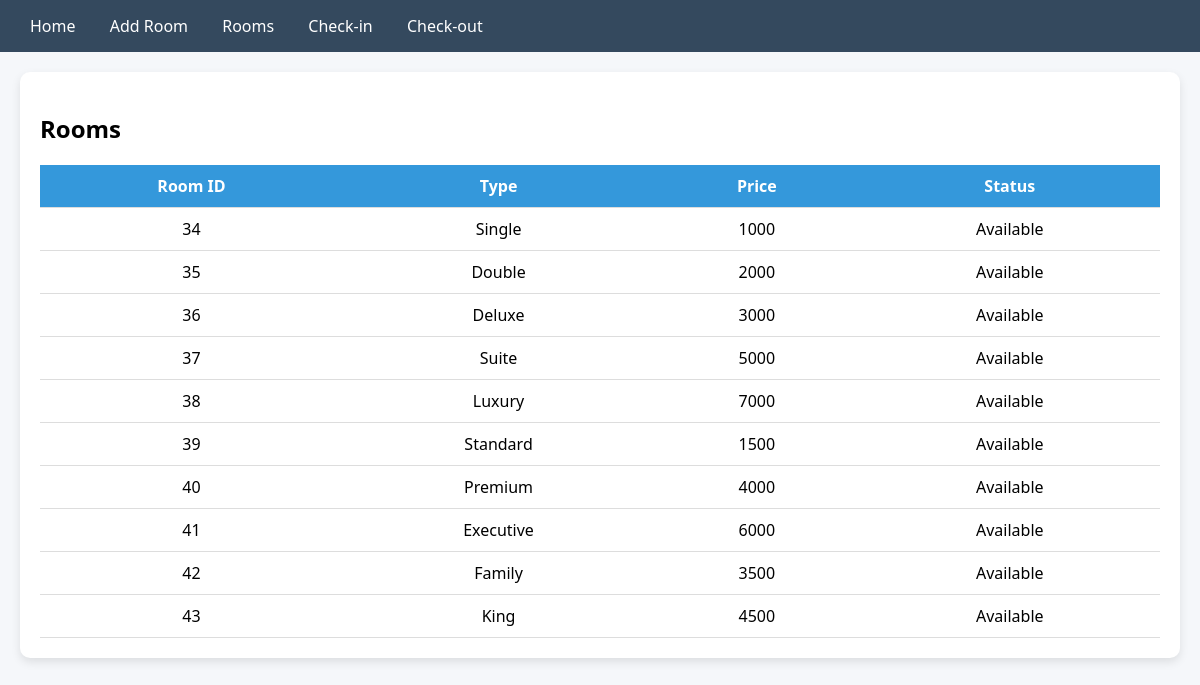
Screenshot of /rooms with the database file from the repository.
### tables this page shows
CREATE TABLE rooms (
    room_id INTEGER PRIMARY KEY AUTOINCREMENT,
    room_type TEXT,
    price INTEGER,
    status TEXT
);

### app.py (the view)
@app.route('/rooms')
def rooms():
    db = get_db()
    rooms = db.execute("SELECT * FROM rooms").fetchall()
    return render_template('rooms.html', rooms=rooms)

### app.py (called while the page is built)
def get_db():
    return sqlite3.connect("database.db")

### templates/rooms.html
{% extends 'base.html' %}
{% block content %}
<div class="card">
<h2>Rooms</h2>
<table>
<tr>
<th>Room ID</th>
<th>Type</th>
<th>Price</th>
<th>Status</th>
</tr>
{% for r in rooms %}
<tr>
<td>{{ r[0] }}</td>
<td>{{ r[1] }}</td>
<td>{{ r[2] }}</td>
<td>{{ r[3] }}</td>
</tr>
{% endfor %}
</table>
</div>
{% endblock %}

### templates/base.html (shortened to what this page needs)
<!DOCTYPE html>
<html>
<head>
    <link rel="stylesheet" href="{{ url_for('static', filename='style.css') }}">
</head>
<body>
<nav>
    <a href="/">Home</a>
    <a href="/add_room">Add Room</a>
    <a href="/rooms">Rooms</a>
    <a href="/checkin">Check-in</a>
    <a href="/checkout">Check-out</a>
</nav>
<div class="container">
    {% block content %}{% endblock %}
</div>
</body>
</html>

### static/style.css (style rules this page uses)
body { font-family: 'Segoe UI'; margin: 0; background: #f5f7fa; }
nav { background: #34495e; padding: 15px; }
nav a { color: white; margin: 15px; text-decoration: none; }
.container { padding: 20px; }
.card { background: white; padding: 20px; border-radius: 10px; flex: 1; box-shadow: 0px 4px 10px rgba(0,0,0,0.1); }
table { width: 100%; border-collapse: collapse; margin-top: 15px; }
th { background: #3498db; color: white; }
td, th { padding: 10px; border-bottom: 1px solid #ddd; text-align: center; }

### rows the page displays
rooms: room_id "34", room_type "Single", price "1000", status "Available"
rooms: room_id "35", room_type "Double", price "2000", status "Available"
rooms: room_id "36", room_type "Deluxe", price "3000", status "Available"
rooms: room_id "37", room_type "Suite", price "5000", status "Available"
rooms: room_id "38", room_type "Luxury", price "7000", status "Available"
rooms: room_id "39", room_type "Standard", price "1500", status "Available"
rooms: room_id "40", room_type "Premium", price "4000", status "Available"
rooms: room_id "41", room_type "Executive", price "6000", status "Available"
rooms: room_id "42", room_type "Family", price "3500", status "Available"
rooms: room_id "43", room_type "King", price "4500", status "Available"
